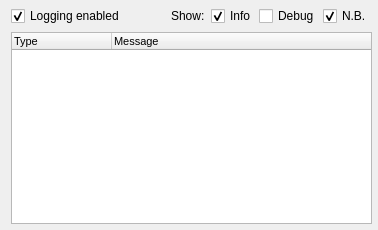
     <widget class="QWidget" name="tab_log">
      <attribute name="title">
       <string>Log</string>
      </attribute>
      <layout class="QVBoxLayout" name="verticalLayout_2">
       <property name="topMargin">
        <number>6</number>
       </property>
       <property name="rightMargin">
        <number>6</number>
       </property>
       <property name="bottomMargin">
        <number>6</number>
       </property>
       <item>
        <layout class="QHBoxLayout" name="horizontalLayout_2">
         <item>
          <widget class="QCheckBox" name="checkBox_logEnabled">
           <property name="layoutDirection">
            <enum>Qt::LeftToRight</enum>
           </property>
           <property name="text">
            <string>Logging enabled</string>
           </property>
           <property name="checked">
            <bool>true</bool>
           </property>
          </widget>
         </item>
         <item>
          <spacer name="horizontalSpacer">
           <property name="orientation">
            <enum>Qt::Horizontal</enum>
           </property>
           <property name="sizeHint" stdset="0">
            <size>
             <width>40</width>
             <height>20</height>
            </size>
           </property>
          </spacer>
         </item>
         <item>
          <widget class="QLabel" name="label">
           <property name="text">
            <string>Show:</string>
           </property>
          </widget>
         </item>
         <item>
          <layout class="QHBoxLayout" name="horizontalLayout">
           <property name="spacing">
            <number>3</number>
           </property>
           <item>
            <widget class="QCheckBox" name="checkBox_logInfo">
             <property name="text">
              <string>Info</string>
             </property>
             <property name="checked">
              <bool>true</bool>
             </property>
            </widget>
           </item>
           <item>
            <widget class="QCheckBox" name="checkBox_logDebug">
             <property name="text">
              <string>Debug</string>
             </property>
             <property name="checked">
              <bool>false</bool>
             </property>
            </widget>
           </item>
           <item>
            <widget class="QCheckBox" name="checkBox_logErrors">
             <property name="text">
              <string>N.B.</string>
             </property>
             <property name="checked">
              <bool>true</bool>
             </property>
            </widget>
           </item>
          </layout>
         </item>
        </layout>
       </item>
       <item>
        <widget class="QTreeWidget" name="treeWidget_logList">
         <property name="font">
          <font>
           <family>MS Shell Dlg 2</family>
           <pointsize>8</pointsize>
          </font>
         </property>
         <property name="tabKeyNavigation">
          <bool>false</bool>
         </property>
         <property name="alternatingRowColors">
          <bool>false</bool>
         </property>
         <property name="selectionMode">
          <enum>QAbstractItemView::SingleSelection</enum>
         </property>
         <property name="verticalScrollMode">
          <enum>QAbstractItemView::ScrollPerItem</enum>
         </property>
         <property name="rootIsDecorated">
          <bool>false</bool>
         </property>
         <property name="itemsExpandable">
          <bool>false</bool>
         </property>
         <property name="sortingEnabled">
          <bool>false</bool>
         </property>
         <column>
          <property name="text">
           <string>Type</string>
          </property>
         </column>
         <column>
          <property name="text">
           <string>Message</string>
          </property>
         </column>
        </widget>
       </item>
      </layout>
     </widget>
